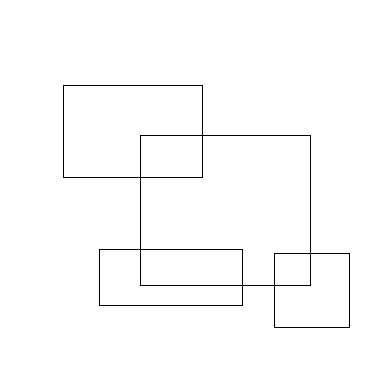
#> input picture ex1.png, 384 x 384 px
$ python map.py
#> lines starting #> are read from the running program, lines starting #| are printed output that depends on the picture; after the words box and inside, x2 and y2 are one past the last pixel; in counts of white or black regions, pixels touching at a corner belong together
#> in main, `input_img = cv2.imread("ex1.png", 0)`: input_img: shape (384, 384); 98.8% white; black in thin lines or dots, all inside (x1, y1, x2, y2) = (63, 85, 350, 328)
import argparse
import cv2
import numpy as np
import time

start_time = time.time()

def find_harris_corners(input_img, k, window_size, threshold):

#> called with k = 0.04, window_size = 5, threshold = 10000
    corner_list = []
    output_img = cv2.cvtColor(input_img.copy(), cv2.COLOR_GRAY2RGB)
#> output_img is the input picture: shape (384, 384, 3); 98.8% white; black in thin lines or dots, all inside (x1, y1, x2, y2) = (63, 85, 350, 328)

    offset = int(window_size/2)
    y_range = input_img.shape[0] - offset
#> y_range = 382
    x_range = input_img.shape[1] - offset
#> x_range = 382


    dy, dx = np.gradient(input_img)
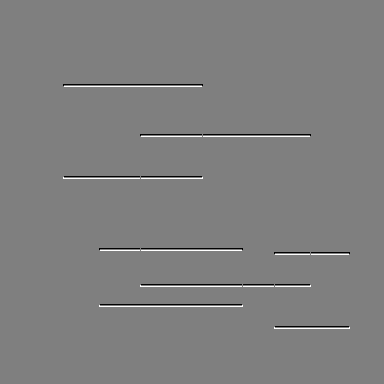
#> dy: shape (384, 384) float64; min -127.5, max 127.5, mean 0; drawn with min black and max white
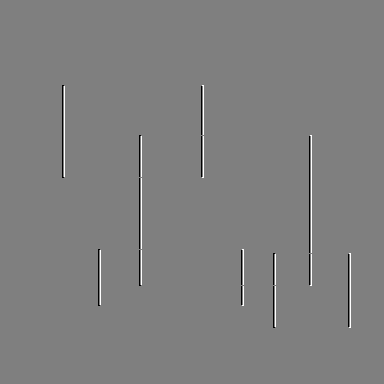
#> dx: shape (384, 384) float64; min -127.5, max 127.5, mean 0; drawn with min black and max white
    Ixx = dx**2
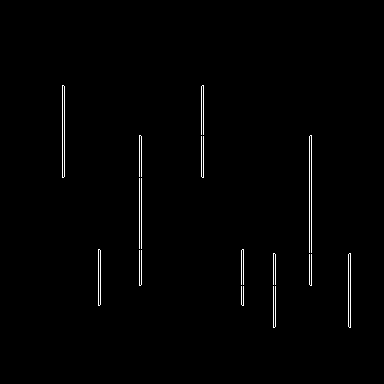
#> Ixx: shape (384, 384) float64; values 0 (black) and 16256.2 (white), 1% white in thin lines or dots, all inside (x1, y1, x2, y2) = (62, 85, 351, 328)
    Ixy = dy*dx
    Iyy = dy**2
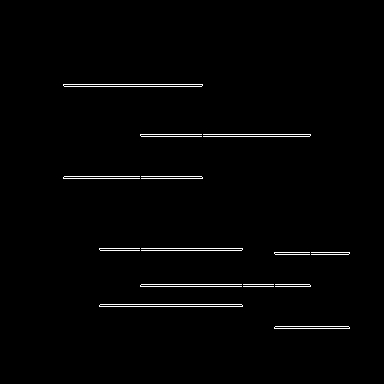
#> Iyy: shape (384, 384) float64; values 0 (black) and 16256.2 (white), 1.4% white in thin lines or dots, all inside (x1, y1, x2, y2) = (63, 84, 350, 329)


    for y in range(offset, y_range):
        for x in range(offset, x_range):

            start_y = y - offset
            end_y = y + offset + 1
            start_x = x - offset
            end_x = x + offset + 1

            windowIxx = Ixx[start_y : end_y, start_x : end_x]
            windowIxy = Ixy[start_y : end_y, start_x : end_x]
            windowIyy = Iyy[start_y : end_y, start_x : end_x]

            Sxx = windowIxx.sum()
            Sxy = windowIxy.sum()
            Syy = windowIyy.sum()

            det = (Sxx * Syy) - (Sxy**2)
            trace = Sxx + Syy

            r = det - k*(trace**2)

            if r > threshold:
                corner_list.append([x, y, r])
                output_img[y,x] = (0,0,255)
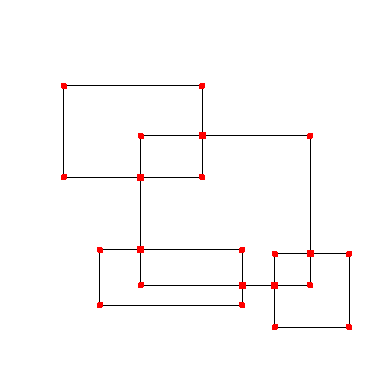
#> output_img: shape (384, 384, 3); 0.57% of pixels changed, all inside (x1, y1, x2, y2) = (61, 83, 352, 330)
#> after the loop, corner_list = 838 items, first 6: [61, 83, 623666967.2], [62, 83, 1.06e+09], [63, 83, 1.47e+09], [64, 83, 1.86e+09], [65, 83, 803367618.8], [200, 83, 803367618.8]

    return corner_list, output_img

def main():


    k = 0.04
    window_size = 5
    threshold = 10000.00


    input_img = cv2.imread("ex1.png", 0)

    cv2.imshow('Исходное изображение', input_img)
    #cv2.waitKey(0)

    if input_img is not None:

        print ("Начат поиск углов!")
        corner_list, corner_img = find_harris_corners(input_img, k, window_size, threshold)

        cv2.imshow('Найденные углы', corner_img)
        #cv2.waitKey(0)

        corner_file = open('corners_list.txt', 'w')
        corner_file.write('x ,\t y, \t r \n')
        for i in range(len(corner_list)):
            corner_file.write(str(corner_list[i][0]) + ' , ' + str(corner_list[i][1]) + ' , ' + str(corner_list[i][2]) + '\n')
        corner_file.close()

        if corner_img is not None:
            cv2.imwrite("corners_img.png", corner_img)
    else:
        print ("Ошибка!")

    print ("Поиск углов завершен!")
    print("Затраченное время на выполнения алгоритма собственной реализации: %s seconds ---" % (time.time() - start_time))


if __name__ == "__main__":
    main()
